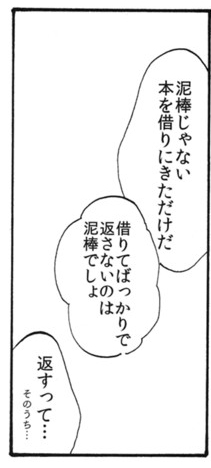
#> input picture test2.jpg, 211 x 468 px
$ python test.py   (older library calls are emulated)
#> lines starting #> are read from the running program, lines starting #| are printed output that depends on the picture; after the words box and inside, x2 and y2 are one past the last pixel; in counts of white or black regions, pixels touching at a corner belong together
import cv2
import numpy as np
from matplotlib import pyplot as plt

def showImg(title, img, flag=0):
    f, ax = plt.subplots()
    f.canvas.set_window_title(title)

    if flag == 0:
        ax.imshow(img, interpolation = 'none')
    elif flag == 1:
        ax.imshow(cv2.cvtColor(img, cv2.COLOR_BGR2RGB), interpolation = 'none')
    elif flag == 2:
        ax.imshow(img, cmap='gray', interpolation = 'none')

img_src = cv2.imread('test2.jpg')
#> img_src is the input picture: shape (468, 211, 3); min 1, max 255, mean 238.4

th, im_th = cv2.threshold(img_src, 220, 255, cv2.THRESH_BINARY_INV);
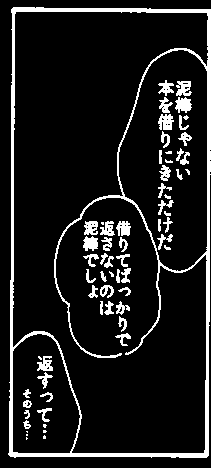
#> im_th: shape (468, 211, 3); 10.9% white; 65 white regions (13 under 20 px)
h, w = im_th.shape[:2]
#> h = 468; w = 211
mask = np.zeros((h+2, w+2), np.uint8)
cv2.floodFill(im_th, mask, (50,50), 255, None, None, cv2.FLOODFILL_MASK_ONLY)
mask = mask[1:-1,1:-1]

im2, contours, hierarchy = cv2.findContours(image=mask, mode=cv2.RETR_EXTERNAL, method=cv2.CHAIN_APPROX_SIMPLE)
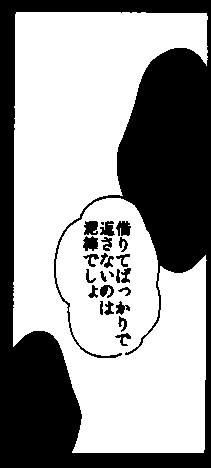
#> mask: shape (468, 211); values 0 (black) and 1 (white), 60.6% white; 25 black regions (2 under 20 px), largest, box (x1, y1, x2, y2) and area: (0, 0, 211, 468) 37036, (83, 236, 98, 251) 169, (116, 221, 131, 236) 164
img_out = img_src.copy()
cv2.drawContours(img_out, contours, -1, (255,255,255), cv2.FILLED)
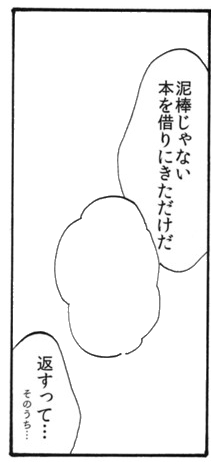
#> img_out: shape (468, 211, 3); 9.23% of pixels changed, all inside (x1, y1, x2, y2) = (13, 12, 208, 453)

showImg("Src", img_src, 2)
showImg("Test", img_out, 2)
plt.show()
